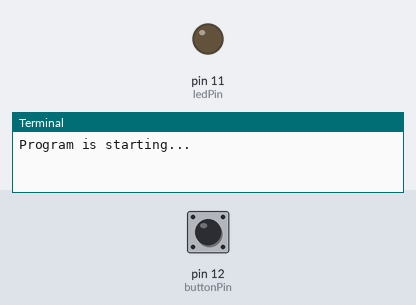
A program run on a simulated Raspberry Pi (header pin numbers). Shown: output pins drawn as LEDs (lit = HIGH), the last lines printed to the terminal. Inputs (shaded band) come from the test bench; at power-on: pin 12 (buttonPin) HIGH.

Above: at 1.2 s.
1.3 s: pin 12 (buttonPin) pulled LOW for 0.15 s
At 2.3 s:
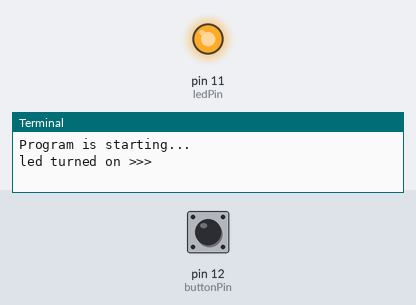
2.9 s: pin 12 (buttonPin) pulled LOW for 1 s
At 3.5 s:
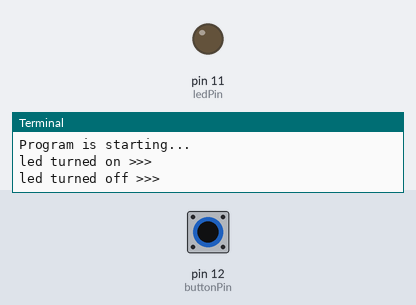
5.4 s: pin 12 (buttonPin) pulled LOW for 3.2 s
At 6.6 s:
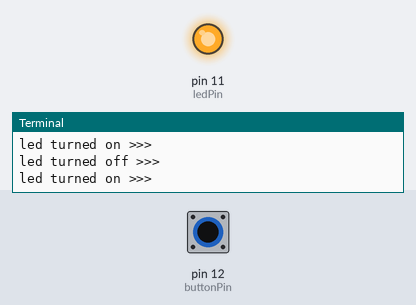
Timing chart, 0 to 8.4 s (numbered marks = the images above; inputs shaded):
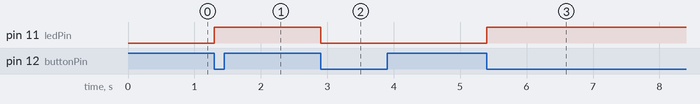

Measured:
- after the input at 1.3 s, pin 11 (ledPin): LOW → HIGH at once
- after the input at 2.9 s, pin 11 (ledPin): HIGH → LOW at once
- after the input at 5.4 s, pin 11 (ledPin): LOW → HIGH at once

The program:

ButtonLED.py
```python
import RPi.GPIO as GPIO

ledPin = 11
buttonPin = 12
ledStatus = False

def setup():
    GPIO.setmode(GPIO.BOARD)
    GPIO.setup(ledPin, GPIO.OUT)
    GPIO.setup(buttonPin, GPIO.IN, pull_up_down=GPIO.PUD_UP)

def loop():
    GPIO.add_event_detect(buttonPin,GPIO.FALLING, bouncetime=300)
    while True:
        if GPIO.event_detected(buttonPin):
            dostuff()

def dostuff():
    global ledStatus
    if GPIO.input(buttonPin)==GPIO.LOW:
        if ledStatus==False:
            ledStatus = True
            GPIO.output(ledPin,GPIO.HIGH)
            print('led turned on >>>')
        else:
            ledStatus = False
            GPIO.output(ledPin,GPIO.LOW)
            print('led turned off >>>')
    else :
        if ledStatus==True:
            print('led turned on >>>')
        else:
            print('led turned off >>>')

def destroy():
    GPIO.remove_event_detect(buttonPin)
    GPIO.cleanup()

if __name__ == '__main__':
    print('Program is starting...')
    setup()
    try:
        loop()
    except KeyboardInterrupt:
        destroy()
```
